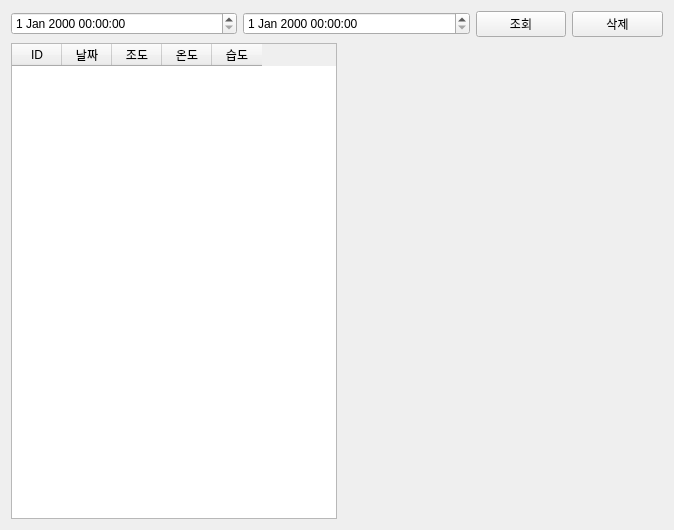
<?xml version="1.0" encoding="UTF-8"?>
<ui version="4.0">
 <class>tab3Sqlite</class>
 <widget class="QWidget" name="tab3Sqlite">
  <property name="geometry">
   <rect>
    <x>0</x>
    <y>0</y>
    <width>674</width>
    <height>530</height>
   </rect>
  </property>
  <property name="windowTitle">
   <string>Form</string>
  </property>
  <layout class="QVBoxLayout" name="verticalLayout_2">
   <item>
    <layout class="QVBoxLayout" name="verticalLayout">
     <item>
      <layout class="QHBoxLayout" name="horizontalLayout_2" stretch="5,5,2,2">
       <item>
        <widget class="QDateTimeEdit" name="pDateTimeEditFrom"/>
       </item>
       <item>
        <widget class="QDateTimeEdit" name="pDateTimeEditTo"/>
       </item>
       <item>
        <widget class="QPushButton" name="pPBsertchDB">
         <property name="text">
          <string>조회</string>
         </property>
        </widget>
       </item>
       <item>
        <widget class="QPushButton" name="pPOdeldeteDB">
         <property name="text">
          <string>삭제</string>
         </property>
        </widget>
       </item>
      </layout>
     </item>
     <item>
      <layout class="QHBoxLayout" name="horizontalLayout" stretch="5,5">
       <item>
        <widget class="QTableWidget" name="pTBsensor">
         <attribute name="horizontalHeaderMinimumSectionSize">
          <number>23</number>
         </attribute>
         <attribute name="horizontalHeaderDefaultSectionSize">
          <number>50</number>
         </attribute>
         <column>
          <property name="text">
           <string>ID</string>
          </property>
         </column>
         <column>
          <property name="text">
           <string>날짜</string>
          </property>
         </column>
         <column>
          <property name="text">
           <string>조도</string>
          </property>
         </column>
         <column>
          <property name="text">
           <string>온도</string>
          </property>
         </column>
         <column>
          <property name="text">
           <string>습도</string>
          </property>
         </column>
        </widget>
       </item>
       <item>
        <layout class="QVBoxLayout" name="pChartViewLayout"/>
       </item>
      </layout>
     </item>
    </layout>
   </item>
  </layout>
 </widget>
 <resources/>
 <connections/>
</ui>
